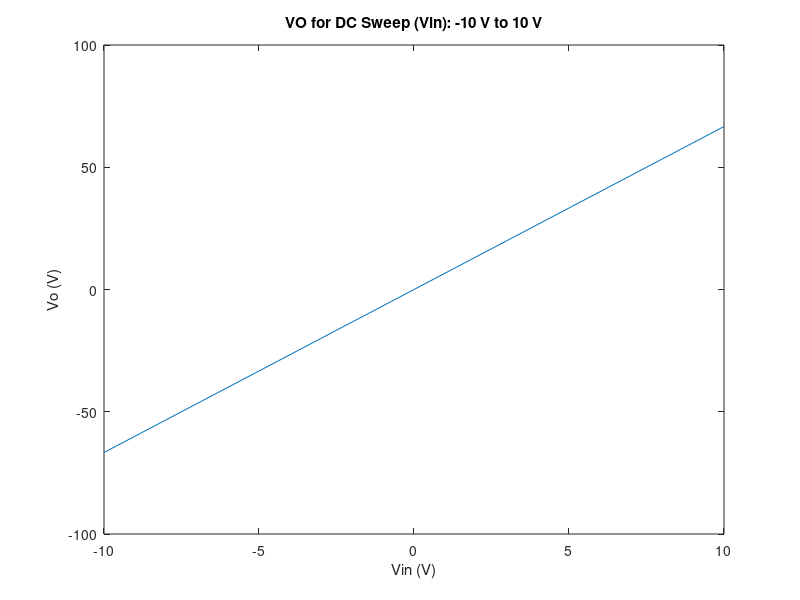
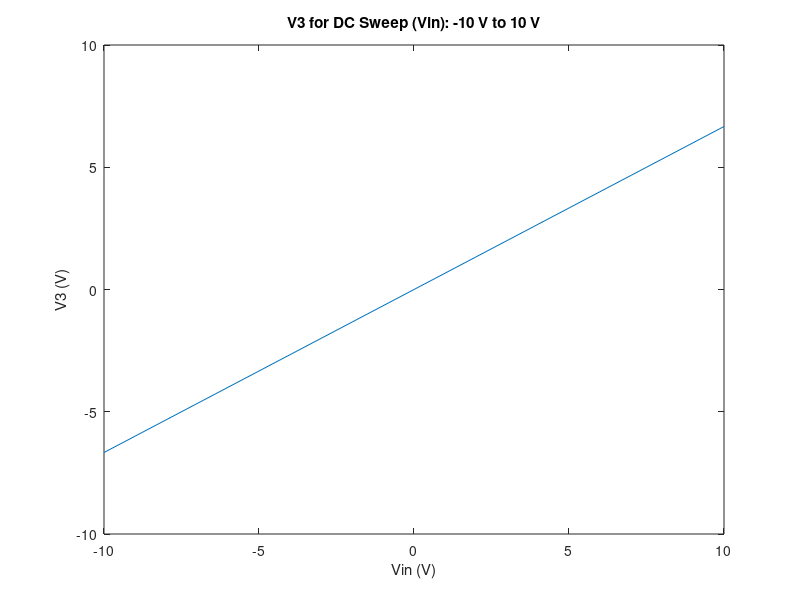
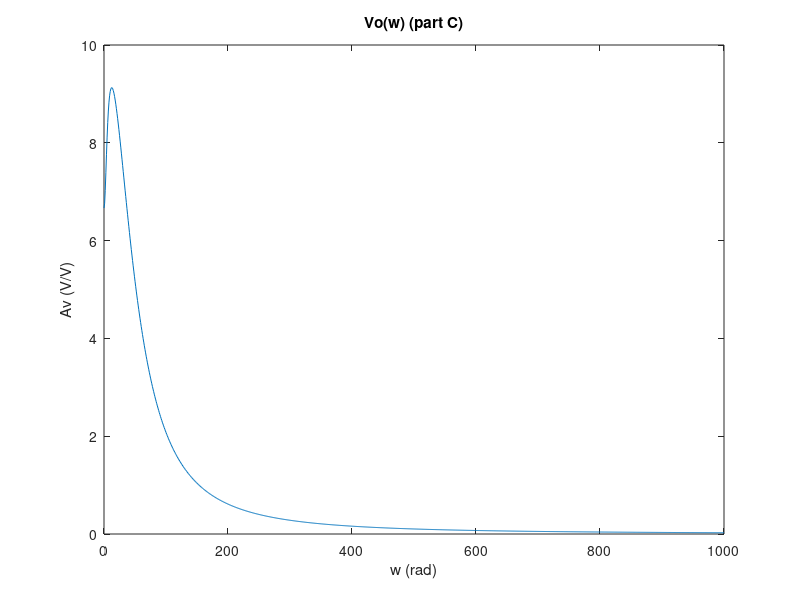
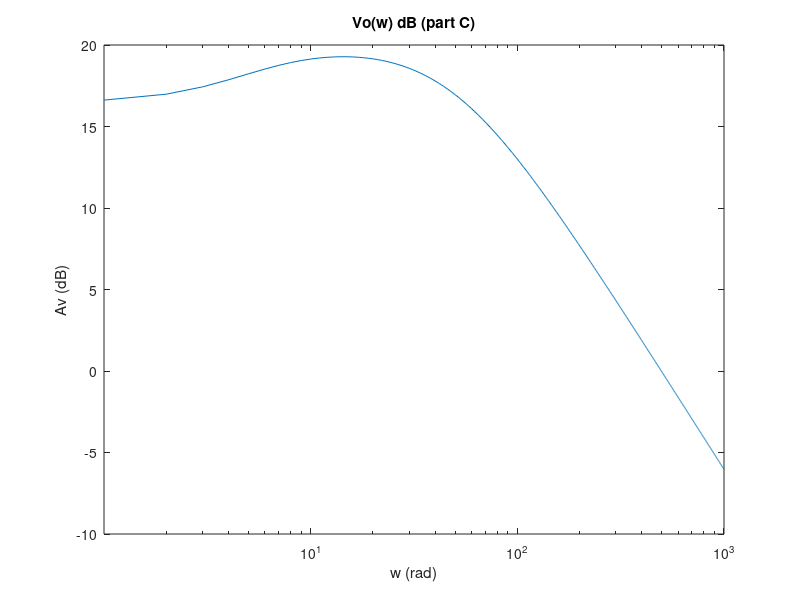

MATLAB code for these plots, in order: (Note: this script raises an error after producing the figures.)
%%
% Agberien Stephen 101047160
% Assignment 4  

%% Part 1: Diff. Eq & Matrix Formulation
%%
%{
N1:    i1 + i2 = 0
       i1 + [(V1-V2)/R1 + C(d(V1-V2)/dt)] = 0 
       V1 = Vin (1)
N2:   i2 + i3 + i4 = 0
      [(Vin-V2)/R1 + C(d(Vin-V2)/dt)] + V2/R2 + iL (2)
N3:   iL + i3 = 0
      iL + V3/R3 = 0 (3)
N4:   alpha*i3 + i4 = 0
      alpha*i3 + (V4-V5)/R4 = 0 (4)
      V4 = alpha*i3 (5)
N5:   i4 + i0 = 0 
      (V5-V4)/R4 + V0/R0 = 0 (6)
N1:
      i1 + [(V1-V2)G1 + (V1-V2)sC] = 0 (1)
      V1 = Vin (2)
N2: 
      [(V2-V1)G1 + (V2-V1)sC] + V2G2 + (V2-V3)sL (3)
N3: 
      (V3-V2)sL + V3G3 = 0 (4)
N4:   
      alpha*i3 + (V4-V5)G4 = 0 (5)
      V4 = alpha*i3 (6)
N5:   
      (V5-V4)G4 + V0G0 = 0 (7)
Where s = jw
    V1,     V2, IL,    V3,       V4,    Vo  <-- V matrix
G:
      1,     0,  0,     0,        0,     0 
    -G1, G1+G2,  0,     0,        0,     0 
      0,     1,  0,    -1,        0,     0 
      0,     0, -1,    G3,        0,     0 
      0,     0,  0, -a*G3,        1,     0  
      0,     0,  0,     0,      -G4, G4+GO 
    
C:
      0,       0,  0,  0,     0,   0, 
     -C,       C,  0,  0,     0,   0, 
      0,       0,  L,  0,     0,   0, 
      0,       0,  0,  0,     0,   0, 
      0,       0,  0,  0,     0,   0, 
      0,       0,  0,  0,     0,   0, 
     
%}

clear all
close all
clc

G = zeros(6, 6); 

%Conductances(1/R):
G1 = 1;
G2 = 0.5;
G3 = 0.1;
G4 = 10;
G0 = 0.001;

%Additional Parameters:
alpha = 100;
Cval = 0.25;
L = 0.2;
vin = zeros(1, 20);
vo = zeros(1, 20);
v3 = zeros(1, 20);

G(1, 1) = 1;                                    % 1
G(2, 1) = -G1; G(2, 2) = G1 + G2;               % 2
G(3 ,2) = -1; G(3, 4) = 1;                      % iL
G(4, 3) = -1; G(4, 4) = G3;                     % 3
G(5, 5) = 1; G(5, 4) = -alpha*G3;               % 4
G(6, 6) = G4 + G0; G(6, 5) = -G4;               % 5

C = zeros(6);

C(2, 1) = -Cval; C(2, 2) = Cval;
C(3, 3) = L;
%%
% The C and G matrices were set as follows: 
C
G

%%
% The input was swept as a DC input from -10V to 10V. Both the output
% voltage and the voltage, V3, were plotted over this DC sweep.

F = zeros(1, 6);
v = -10;

for i = 1:21
    vin(i) = v;
    F(1) = vin(i);
    
    Vm = G\F';
    
    vo(i) = Vm(6);
    v3(i) = Vm(4);
    v = v + 1;
end


figure(1)
plot(vin, vo);
title('VO for DC Sweep (Vin): -10 V to 10 V');
xlabel('Vin (V)')
ylabel('Vo (V)')

figure(2)
plot(vin, v3)
title('V3 for DC Sweep (Vin): -10 V to 10 V')
xlabel('Vin (V)')
ylabel('V3 (V)')

%%
% Next, Vo was analyzed for an AC case. Therefore, the output was plotted
% against the angular frequency, and the dB gain was plotted. 

F(1) = 1;
vo2 = zeros(1, 1000); 
freq = linspace(0, 1000, 1000); % note: in radians
Av = zeros(1, 1000);
Avlog = zeros(1, 1000);

for i = 1:1000
    Vm2 = (G+1i*freq(i)*C)\F';
    vo2(i) = Vm2(6);
    Av(i) = vo2(i)/F(1);
    Avlog(i) = 20*log10(Av(i));
end 
figure(3)
plot(freq, Av)
title('Vo(w) (part C)')
xlabel('w (rad)')
ylabel('Av (V/V)')

figure(4)
semilogx(freq, Avlog)
xlim([0 1000])
title('Vo(w) dB (part C)')
xlabel('w (rad)')
ylabel('Av (dB)')

%%
% The AC case was plotted again where the gain was plotted as function of 
% random perturbations on C using a normal distribution with std = .05 at
% w = pi. A histogram was made to demonstrate the changes in the gain.
w = pi;
Av2 = zeros(15, 1);
Cper = zeros(15, 1);
vo3 = zeros(1, 15);

for i = 1:1000
    C(2, 1) = normrnd(-Cval, 0.05); 
    C(2, 2) = normrnd(Cval, 0.05);
    C(3, 3) = normrnd(L, 0.05);
    Vm3 = (G+1i*w*C)\F';
    vo3(i) = Vm3(6);
    Av2(i) = vo3(i)/F(1);
end

figure(5)
hist(real(Av2), 25)
title('Gain Distribution for Normal Perturbations in C matrix')
xlabel('Gain at w = pi')



Assignment4Transient
Assignment4Noiseandnon

